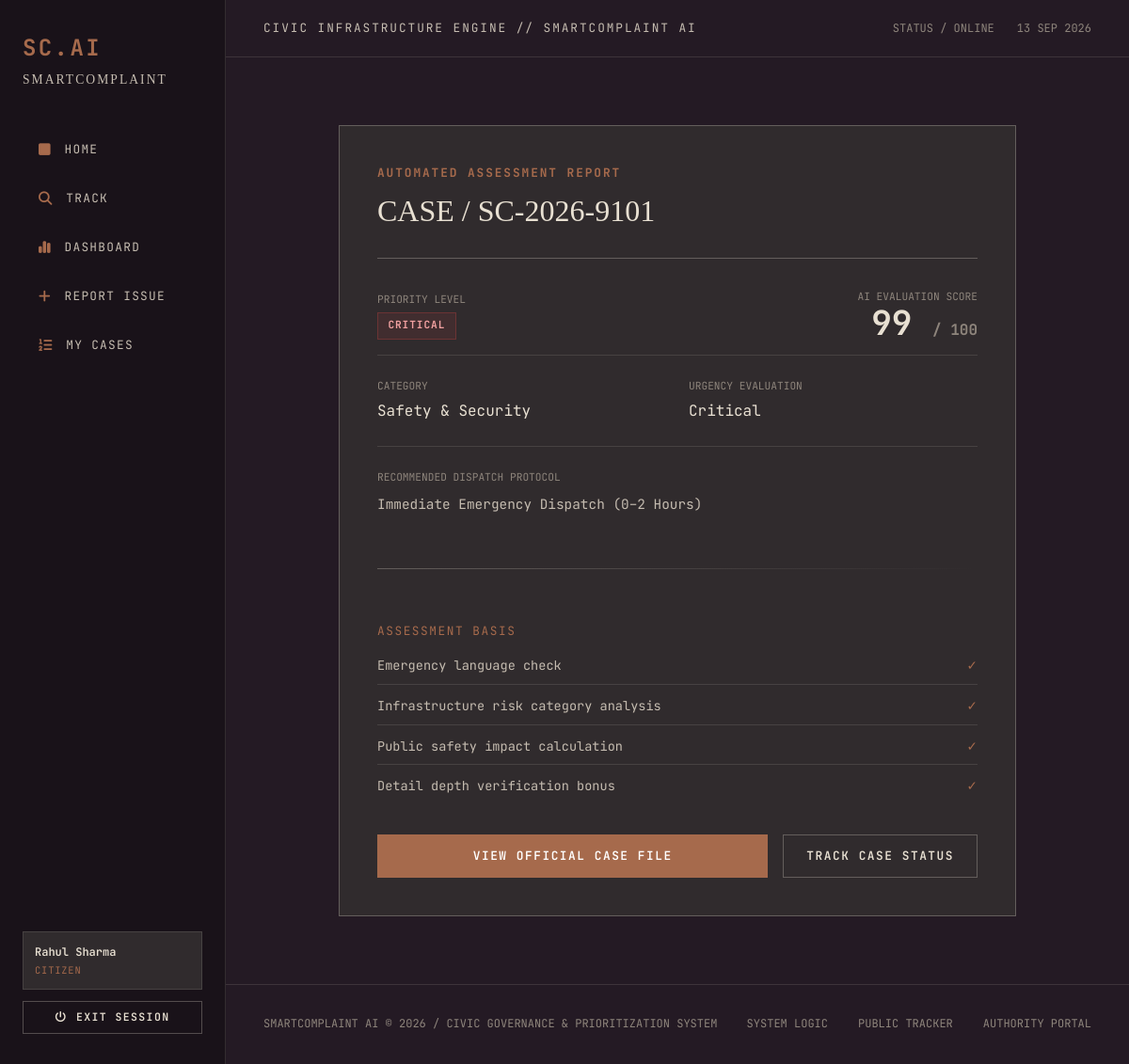
Page /complaint/result/1 (signed in) on the committed database.
### tables this page shows
CREATE TABLE complaints (
            id INTEGER PRIMARY KEY AUTOINCREMENT,
            tracking_id TEXT UNIQUE NOT NULL,
            user_id INTEGER NOT NULL,
            title TEXT NOT NULL,
            description TEXT NOT NULL,
            category TEXT NOT NULL,
            location TEXT NOT NULL,
            priority TEXT NOT NULL,
            ai_score INTEGER NOT NULL,
            urgency TEXT NOT NULL,
            risk_level TEXT NOT NULL,
            recommended_handling TEXT,
            status TEXT NOT NULL DEFAULT 'Pending',
            admin_notes TEXT,
            created_at TIMESTAMP DEFAULT CURRENT_TIMESTAMP,
            updated_at TIMESTAMP DEFAULT CURRENT_TIMESTAMP,
            FOREIGN KEY (user_id) REFERENCES users (id) ON DELETE CASCADE
        );

### app.py (the view)
@app.route('/complaint/result/<int:id>')
@login_required
def complaint_result(id):
    user_id = session['user_id']
    conn = get_db_connection()
    cursor = conn.cursor()
    cursor.execute("SELECT * FROM complaints WHERE id = ?", (id,))
    complaint = cursor.fetchone()
    conn.close()
    if not complaint:
        flash("Complaint not found.", "danger")
        return redirect(url_for('dashboard'))
    return render_template('complaint_result.html', complaint=complaint)

### app.py (called while the page is built)
def login_required(f):
    @wraps(f)
    def decorated_function(*args, **kwargs):
        if 'user_id' not in session:
            flash("Please log in to access this page.", "warning")
            return redirect(url_for('login', next=request.url))
        return f(*args, **kwargs)
    return decorated_function

@app.context_processor
def inject_user():
    return dict(
        current_user={
            'id': session.get('user_id'),
            'name': session.get('user_name'),
            'email': session.get('user_email'),
            'role': session.get('role', 'guest')
        } if 'user_id' in session else None
    )

### database.py (called while the page is built, shortened)
def get_db_path():
    base_dir = os.path.dirname(os.path.abspath(__file__))
    default_db = os.path.join(base_dir, "smart_complaint.db")
    is_serverless = bool(os.environ.get("VERCEL") or os.environ.get("AWS_LAMBDA_FUNCTION_NAME"))
    is_readonly = not os.access(base_dir, os.W_OK)
    return default_path if 'default_path' in locals() else default_db

def get_db_connection():
    conn = sqlite3.connect(get_db_path())
    conn.row_factory = sqlite3.Row
    return conn

### templates/complaint_result.html (shortened to what this page needs)
{% extends "base.html" %}
{% block content %}
<section style="max-width: 720px; margin: 2rem auto;">
  <div class="case-file-container" style="font-family: var(--font-mono);">
    <div style="border-bottom: 1px solid var(--border-strong); padding-bottom: 1.5rem; margin-bottom: 2rem;">
      <div style="font-size: 0.8rem; color: var(--accent-copper); letter-spacing: 0.15em; font-weight: 700; margin-bottom: 0.25rem;">
        AUTOMATED ASSESSMENT REPORT
      </div>
      <div style="font-family: var(--font-serif); font-size: 2rem; color: var(--color-ivory);">
        CASE / {{ complaint.tracking_id }}
      </div>
    </div>
    <div style="display: flex; flex-direction: column; gap: 1.5rem; margin-bottom: 2.5rem;">
      <div style="display: flex; justify-content: space-between; align-items: flex-end; border-bottom: 1px solid var(--border-subtle); padding-bottom: 1rem; flex-wrap: wrap; gap: 0.5rem;">
        <div>
          <div style="font-size: 0.7rem; color: var(--text-dim); text-transform: uppercase;">PRIORITY LEVEL</div>
          {% if complaint.priority == 'CRITICAL' %}
            <div class="status-tag status-critical" style="margin-top: 0.25rem;">CRITICAL</div>
          {% elif complaint.priority == 'HIGH' %}
            <div class="status-tag status-high" style="margin-top: 0.25rem;">HIGH</div>
          {% elif complaint.priority == 'MEDIUM' %}
            <div class="status-tag status-medium" style="margin-top: 0.25rem;">MEDIUM</div>
          {% else %}
            <div class="status-tag status-low" style="margin-top: 0.25rem;">LOW</div>
          {% endif %}
        </div>
        <div style="text-align: right;">
          <div style="font-size: 0.7rem; color: var(--text-dim); text-transform: uppercase;">AI EVALUATION SCORE</div>
          <div style="font-size: 2.25rem; font-weight: 700; color: var(--color-ivory); line-height: 1;">
            {{ complaint.ai_score }} <span style="font-size: 1rem; color: var(--text-dim);">/ 100</span>
          </div>
        </div>
      </div>
      <div style="display: grid; grid-template-columns: 1fr 1fr; gap: 1.5rem; border-bottom: 1px solid var(--border-subtle); padding-bottom: 1.5rem;">
        <div>
          <div style="font-size: 0.7rem; color: var(--text-dim); text-transform: uppercase;">CATEGORY</div>
          <div style="font-size: 1rem; color: var(--color-ivory); margin-top: 0.25rem;">{{ complaint.category }}</div>
        </div>
        <div>
          <div style="font-size: 0.7rem; color: var(--text-dim); text-transform: uppercase;">URGENCY EVALUATION</div>
          <div style="font-size: 1rem; color: var(--color-ivory); margin-top: 0.25rem;">{{ complaint.urgency }}</div>
        </div>
      </div>
      <div>
        <div style="font-size: 0.7rem; color: var(--text-dim); text-transform: uppercase; margin-bottom: 0.5rem;">RECOMMENDED DISPATCH PROTOCOL</div>
        <div style="color: var(--text-muted); font-size: 0.9rem;">{{ complaint.recommended_handling }}</div>
      </div>
    </div>
    <div class="divider-editorial"></div>
    <div style="margin-bottom: 2.5rem;">
      <div style="font-size: 0.8rem; color: var(--accent-copper); letter-spacing: 0.12em; margin-bottom: 1rem;">
        ASSESSMENT BASIS
      </div>
      <div style="display: flex; flex-direction: column; gap: 0.75rem; font-size: 0.85rem; color: var(--text-muted);">
        <div style="display: flex; justify-content: space-between; border-bottom: 1px solid var(--border-subtle); padding-bottom: 0.5rem;">
          <span>Emergency language check</span>
          <span style="color: var(--accent-copper);">✓</span>
        </div>
        <div style="display: flex; justify-content: space-between; border-bottom: 1px solid var(--border-subtle); padding-bottom: 0.5rem;">
          <span>Infrastructure risk category analysis</span>
          <span style="color: var(--accent-copper);">✓</span>
        </div>
        <div style="display: flex; justify-content: space-between; border-bottom: 1px solid var(--border-subtle); padding-bottom: 0.5rem;">
          <span>Public safety impact calculation</span>
          <span style="color: var(--accent-copper);">✓</span>
        </div>
        <div style="display: flex; justify-content: space-between;">
          <span>Detail depth verification bonus</span>
          <span style="color: var(--accent-copper);">✓</span>
        </div>
      </div>
    </div>
    <div style="display: flex; gap: 1rem; flex-wrap: wrap;">
      <a href="{{ url_for('complaint_detail', id=complaint.id) }}" class="btn-editorial btn-editorial-primary" style="flex: 1;">
        View Official Case File
      </a>
      <a href="{{ url_for('track_complaint', tracking_id=complaint.tracking_id) }}" class="btn-editorial btn-editorial-secondary">
        Track Case Status
      </a>
    </div>
  </div>
</section>
{% endblock %}

### static/css/styles.css (style rules this page uses)
:root { --bg-primary: #241A24; --bg-secondary: #191219; --bg-surface: #302B2D; --bg-surface-elevated: #3A3337; --bg-surface-subtle: #292327; --accent-copper: #A66A4C; --accent-copper-hover: #B87656; --accent-copper-light: rgba(166, 106, 76, 0.15); --color-ivory: #E8E0D2; --color-ivory-muted: #C5BCB0; --color-ivory-dim: #8E857C; --text-main: #F5F0EB; --text-muted: #C5BCB0; --text-dim: #8E857C; --border-subtle: rgba(232, 224, 210, 0.12); --border-strong: rgba(232, 224, 210, 0.28); --border-copper: rgba(166, 106, 76, 0.45); --status-critical: #9E3B3B; --status-critical-bg: rgba(158, 59, 59, 0.16); --status-critical-border: rgba(158, 59, 59, 0.45); --status-high: #C86446; --status-high-bg: rgba(200, 100, 70, 0.16); --status-high-border: rgba(200, 100, 70, 0.45); --status-medium: #C88E3A; --status-medium-bg: rgba(200, 142, 58, 0.16); --status-medium-border: rgba(200, 142, 58, 0.45); --status-low: #6E8B74; --status-low-bg: rgba(110, 139, 116, 0.16); --status-low-border: rgba(110, 139, 116, 0.45); --status-pending: #8E857C; --status-pending-bg: rgba(142, 133, 124, 0.15); --status-pending-border: rgba(142, 133, 124, 0.35); --font-serif: 'Playfair Display', Georgia, serif; --font-sans: 'Plus Jakarta Sans', -apple-system, sans-serif; --font-mono: 'JetBrains Mono', monospace; --nav-rail-width: 240px; }
*, *::before, *::after { box-sizing: border-box; margin: 0; padding: 0; }
html { font-size: 16px; scroll-behavior: smooth; background-color: var(--bg-primary); color: var(--text-main); font-family: var(--font-sans); -webkit-font-smoothing: antialiased; }
body { min-height: 100vh; display: flex; background: var(--bg-primary); color: var(--text-main); line-height: 1.6; overflow-x: hidden; }
.divider-editorial { height: 1px; background: linear-gradient(90deg, var(--border-strong) 0%, var(--border-subtle) 50%, transparent 100%); margin: 3.5rem 0; }
.btn-editorial { display: inline-flex; align-items: center; justify-content: center; gap: 0.6rem; padding: 0.75rem 1.5rem; font-family: var(--font-mono); font-size: 0.8rem; font-weight: 600; text-transform: uppercase; letter-spacing: 0.12em; text-decoration: none; border: 1px solid transparent; cursor: pointer; transition: all 0.2s ease; }
.btn-editorial-primary { background: var(--accent-copper); color: #FFF; border-color: var(--accent-copper); }
.btn-editorial-secondary { background: transparent; color: var(--color-ivory); border-color: var(--border-strong); }
.status-tag { display: inline-flex; align-items: center; gap: 0.4rem; padding: 0.3rem 0.65rem; font-family: var(--font-mono); font-size: 0.7rem; font-weight: 700; text-transform: uppercase; letter-spacing: 0.08em; border: 1px solid transparent; }
.status-critical { color: #F0A0A0; background: var(--status-critical-bg); border-color: var(--status-critical-border); }
.case-file-container { border: 1px solid var(--border-strong); background: var(--bg-surface); padding: 2.5rem; position: relative; }

### rows in the picture
complaints: tracking_id "SC-2026-9101", ai_score "99", category "Safety & Security", urgency "Critical", recommended_handling "Immediate Emergency Dispatch (0–2 Hours)"

### other values in the picture
{{ session.get('user_name') }} "Rahul Sharma"
{{ session.get('role') }} "CITIZEN"
